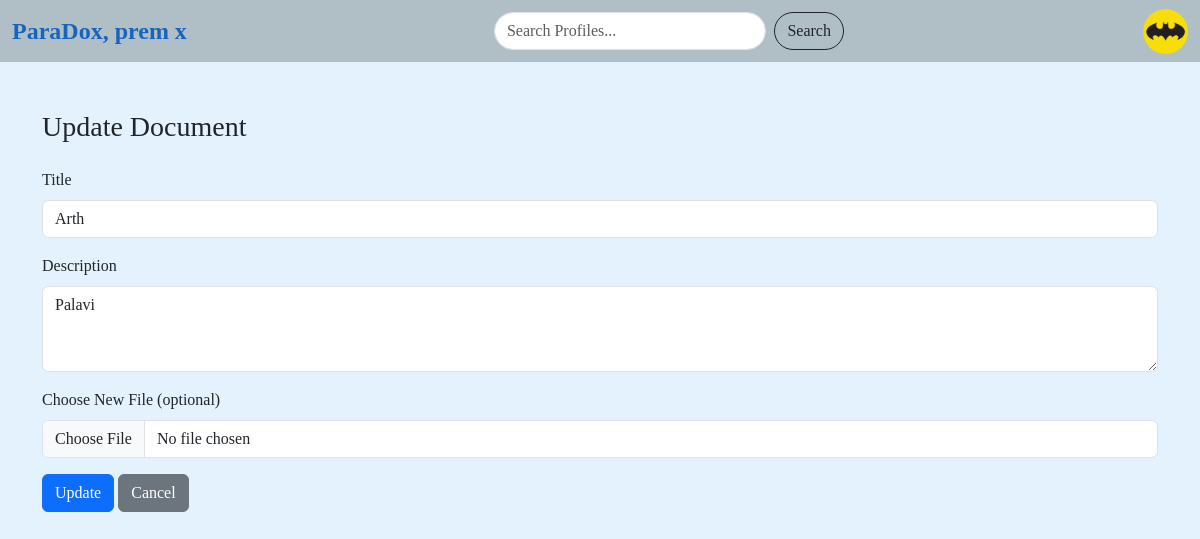
Page /update-document/12 (signed in) on the committed database.
### apps/dashboard/models.py (models this page shows, shortened)
class User(models.Model):
    email = models.EmailField(unique=True)
    name = models.CharField(max_length=100, default="User", null=True, blank=True)
    mobile = models.CharField(max_length=14, unique=True)
    password = models.CharField(max_length=255)
    otp = models.IntegerField(null=True, blank=True)
    is_active = models.BooleanField(default=False)
    followers = models.ManyToManyField('self', symmetrical=False, related_name='following', blank=True)
    bio = models.TextField(blank=True, null=True)
    profile_image = models.ImageField(upload_to='profile_images/',default="images\default-profile-icon.jpg", blank=True, null=True)

class Document(models.Model):
    user = models.ForeignKey(User, on_delete=models.CASCADE)
    file = models.FileField(upload_to='documents/')
    title = models.CharField(max_length=100)
    description = models.TextField(blank=True)
    file = models.FileField(upload_to='documents/')
    thumbnail = models.ImageField(upload_to='thumbnails/', blank=True, null=True)
    uploaded_at = models.DateTimeField(auto_now_add=True)

### apps/dashboard/views.py (the view, shortened to what this page needs)
# urls.py: path('update-document/<int:doc_id>', views.update_document, name='update_document'),
@login_required
def update_document(request, doc_id):
    document = Document.objects.get(id=doc_id)
    return render(request, 'dashboard/update_document.html', {'document': document})

### apps/dashboard/context_processors.py (called while the page is built)
def current_user(request):
    user_id = request.session.get('user_id')
    if user_id:
        try:
            user = User.objects.get(id=user_id)
            return {'user': user}
        except User.DoesNotExist:
            return {}
    return {}

### apps/dashboard/views.py (called while the page is built)
def login_required(view_func):
    @wraps(view_func)
    def wrapper(request, *args, **kwargs):
        if 'user_id' not in request.session:
            return redirect('sign_in')  # redirect to login page
        return view_func(request, *args, **kwargs)
    return wrapper

### apps/dashboard/templates/dashboard/update_document.html (shortened to what this page needs)
{% extends 'dashboard/base.html' %}
{% block body %}
<div class="container mt-5">
  <h3 class="mb-4">Update Document</h3>
  <form method="POST" enctype="multipart/form-data">
    <div class="mb-3">
      <label for="title" class="form-label">Title</label>
      <input type="text" class="form-control" id="title" name="title" value="{{ document.title }}" required>
    </div>
    <div class="mb-3">
      <label for="description" class="form-label">Description</label>
      <textarea class="form-control" id="description" name="description" rows="3">{{ document.description }}</textarea>
    </div>
    <div class="mb-3">
      <label for="document" class="form-label">Choose New File (optional)</label>
      <input type="file" class="form-control" id="document" name="document">
    </div>
    <button type="submit" class="btn btn-primary">Update</button>
    <a href="{% url 'profile' %}" class="btn btn-secondary">Cancel</a>
  </form>
</div>
{% endblock %}

### apps/dashboard/templates/dashboard/base.html (shortened to what this page needs)
{% load static %}
<!DOCTYPE html>
<html lang="en">
<head>
    <link href="https://cdn.jsdelivr.net/npm/bootstrap@5.3.6/dist/css/bootstrap.min.css" rel="stylesheet"
>
    <link rel="stylesheet" href="https://cdnjs.cloudflare.com/ajax/libs/font-awesome/6.4.0/css/all.min.css">
    <link rel="stylesheet" href="{% static 'dashboard/css/style.css' %}">
</head>
<body>
    <nav class="navbar navbar-expand-lg">
        <div class="container-fluid">
            <a class="navbar-brand" href="{% url 'index' %}">ParaDox, {{ user.name }}</a>
            <div class="collapse navbar-collapse justify-content-center" id="navbarNav">
                <form class="d-flex" action="#" method="GET" style="width: 350px;">
                    <input class="form-control me-2" type="search" name="query" placeholder="Search Profiles..."
                        aria-label="Search">
                    <button class="btn btn-outline-dark" type="submit">Search</button>
                </form>
            </div>
            <ul class="navbar-nav ms-auto">
                <li class="nav-item">
                    <a href="{% url 'profile' %}">
                        <img src="{{ user.profile_image.url }}" alt="Profile" class="ms-2">
                    </a>
                </li>
            </ul>
        </div>
    </nav>
    {% block body %}
    {% endblock %}
</body>
</html>

### apps/dashboard/static/css/style.css (style rules this page uses)
* { font-family: 'Times New Roman', Times, serif; }

### apps/dashboard/templates/dashboard/base.html (style rules this page uses)
body { background-color: #e3f2fd; font-family: 'Segoe UI', sans-serif; }
.navbar { background-color: #b0bec5 !important; }
.navbar-brand { font-weight: bold; font-size: 24px; color: #1565c0 !important; }
.navbar .form-control { border-radius: 20px; }
.navbar .btn-outline-dark { border-radius: 20px; }
.navbar-nav .nav-item img { border-radius: 50%; width: 45px; height: 45px; object-fit: cover; }

### rows in the picture
User: name "prem x", profile_image (picture)
Document: title "Arth", description "Palavi"
